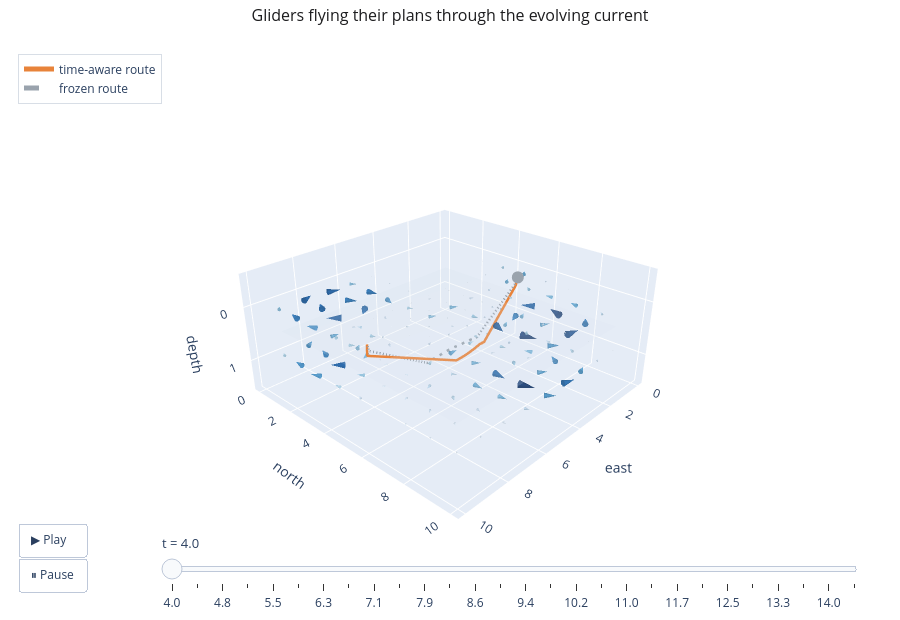

This figure's notebook cell:
### Markdown cell above
Now the same comparison in space, animated. Both gliders depart together and move on the
*same* real clock; the current cones update with time. Watch the time-aware glider (orange)
drop below the thermocline as the window opens, while the frozen glider (grey) stays shallow
and arrives later. Press **Play**.

### Code cell
def interp_at(route, times, t):
    if t <= times[0]:
        return route[0]
    if t >= times[-1]:
        return route[-1]
    k = int(np.searchsorted(times, t) - 1)
    f = (t - times[k]) / (times[k + 1] - times[k] + 1e-9)
    return route[k] + f * (route[k + 1] - route[k])


t_end = max(times_frozen[-1], times_aware[-1])
anim_t = np.linspace(T0, t_end, 28)
cone_base, _ = current_grid(medium, T0, depth=0.05, n=9)
cone_base_d, _ = current_grid(medium, T0, depth=0.92, n=9)


def cones(t, base, depth, scale):
    _, W = current_grid(medium, t, depth=depth, n=9)
    return go.Cone(x=base[:, 0], y=base[:, 1], z=base[:, 2], u=W[:, 0], v=W[:, 1], w=W[:, 2],
                   anchor="tail", sizemode="scaled", sizeref=scale, colorscale="Blues",
                   showscale=False, hoverinfo="skip", opacity=0.6)


def marker(pos, color):
    return go.Scatter3d(x=[pos[0]], y=[pos[1]], z=[pos[2]], mode="markers",
                        marker=dict(size=7, color=color), showlegend=False, hoverinfo="skip")


frames = []
for t in anim_t:
    fa = interp_at(pa, times_aware, t)
    ff = interp_at(pf, times_frozen, t)
    frames.append(go.Frame(name=f"{t:.1f}", data=[
        marker(fa, PALETTE["accent"]), marker(ff, PALETTE["muted"]),
        cones(t, cone_base, 0.05, 0.5), cones(t, cone_base_d, 0.92, 0.5)]))

# Static context: full routes, thermocline, endpoints.
static = [
    go.Scatter3d(x=pa[:, 0], y=pa[:, 1], z=pa[:, 2], mode="lines",
                 line=dict(color=PALETTE["accent"], width=5), name="time-aware route"),
    go.Scatter3d(x=pf[:, 0], y=pf[:, 1], z=pf[:, 2], mode="lines",
                 line=dict(color=PALETTE["muted"], width=5, dash="dash"), name="frozen route"),
]
gx = np.linspace(0.6, 9.4, 2)
GXm, GYm = np.meshgrid(gx, gx)
static.append(go.Surface(x=GXm, y=GYm, z=np.full_like(GXm, medium.z_thermocline),
                         colorscale=[[0, PALETTE["surface"]], [1, PALETTE["surface"]]],
                         opacity=0.18, showscale=False, hoverinfo="skip"))

fig = go.Figure(data=[frames[0].data[0], frames[0].data[1], frames[0].data[2],
                      frames[0].data[3], *static], frames=frames)
play = dict(label="▶ Play", method="animate",
            args=[None, {"frame": {"duration": 160, "redraw": True}, "fromcurrent": True}])
pause = dict(label="⏸ Pause", method="animate",
             args=[[None], {"frame": {"duration": 0, "redraw": False}, "mode": "immediate"}])
steps = [dict(method="animate", label=f.name,
              args=[[f.name], {"frame": {"duration": 0, "redraw": True}, "mode": "immediate"}])
         for f in frames]
ocean_layout(fig, "Gliders flying their plans through the evolving current", height=620)
fig.update_layout(
    updatemenus=[dict(type="buttons", showactive=False, x=0.02, y=0.05,
                      xanchor="left", yanchor="bottom", buttons=[play, pause])],
    sliders=[dict(active=0, x=0.18, len=0.78, y=0.02, yanchor="bottom",
                  currentvalue=dict(prefix="t = ", font=dict(size=13)), steps=steps)])
fig.show()

### Figure 1 — Plotly figure (JSON) as saved in the notebook; plotly's stock layout.template omitted (floating-point values rounded to 4 significant figures)
{"data": [{"hoverinfo": "skip", "marker": {"color": "#e8833a", "size": 7}, "mode": "markers", "showlegend": false, "type": "scatter3d", "x": [1.0], "y": [5.0], "z": [0.05]}, {"hoverinfo": "skip", "marker": {"color": "#9aa3ad", "size": 7}, "mode": "markers", "showlegend": false, "type": "scatter3d", "x": [1.0], "y": [5.0], "z": [0.05]}, {"anchor": "tail", "colorscale": [[0.0, "rgb(247,251,255)"], [0.125, "rgb(222,235,247)"], [0.25, "rgb(198,219,239)"], [0.375, "rgb(158,202,225)"], [0.5, "rgb(107,174,214)"], [0.625, "rgb(66,146,198)"], [0.75, "rgb(33,113,181)"], [0.875, "rgb(8,81,156)"], [1.0, "rgb(8,48,107)"]], "hoverinfo": "skip", "opacity": 0.6, "showscale": false, "sizemode": "scaled", "sizeref": 0.5, "type": "cone", "u": [-0.01114, -0.02322, -0.08441, -0.3267, -0.4905, -0.1772, -0.03219, -0.02726, -0.02954, -0.009717, -0.01549, -0.03887, -0.1512, -0.4396, -0.2707, 0.05606, -0.1114, -0.1861, -0.008724, -0.01321, -0.02719, -0.08683, -0.259, -0.05781, 0.4436, -0.3517, -0.6674, -0.009309, -0.01285, -0.02536, -0.09142, -0.2514, 0.1199, 0.7061, -0.47, -0.9251, -0.04811, -0.03113, 0.002633, -0.1463, -0.4443, -0.05406, 0.3559, -0.2445, -0.4778, -0.314, -0.1601, 0.2192, -0.1402, -0.4125, -0.09423, 0.05613, -0.04738, -0.09029, -0.8251, -0.4088, 0.6512, 0.1077, -0.1831, -0.01573, 0.01895, 0.007031, 3.977e-07, -0.7999, -0.394, 0.6369, 0.09978, -0.191, -0.03035, 0.01628, 0.01587, 0.01085, -0.281, -0.1364, 0.2144, -0.1271, -0.396, -0.1188, -0.003157, 0.01377, 0.01243], "v": [-0.009734, -0.0155, -0.05025, -0.194, -0.2926, -0.1218, -0.07918, -0.07657, -0.02956, -0.01085, -0.01272, -0.02329, -0.08294, -0.2615, -0.3273, -0.4704, -0.533, -0.2372, -0.01269, -0.01363, -0.01562, -0.02597, -0.08909, -0.3055, -0.7598, -0.9167, -0.4136, -0.009027, -0.003544, -0.004932, 0.005962, 0.08609, 0.1936, 0.2626, 0.2806, 0.1364, 0.0674, 0.1643, 0.1374, 0.108, 0.2793, 0.4209, 0.8141, 0.962, 0.4519, 0.3434, 0.7659, 0.6416, 0.344, 0.2386, 0.1827, 0.3217, 0.3629, 0.1766, 0.2894, 0.648, 0.5394, 0.2298, 0.0584, 0.03758, 0.06473, 0.06404, 0.03941, -0.3488, -0.7444, -0.6338, -0.3042, -0.1097, -0.01374, 0.01658, 0.02201, 0.01997, -0.3588, -0.7679, -0.6568, -0.3868, -0.2901, -0.08469, -0.005521, 0.01158, 0.01437], "w": [0.0, 0.0, 0.0, 0.0, 0.0, 0.0, 0.0, 0.0, 0.0, 0.0, 0.0, 0.0, 0.0, 0.0, 0.0, 0.0, 0.0, 0.0, 0.0, 0.0, 0.0, 0.0, 0.0, 0.0, 0.0, 0.0, 0.0, 0.0, 0.0, 0.0, 0.0, 0.0, 0.0, 0.0, 0.0, 0.0, 0.0, 0.0, 0.0, 0.0, 0.0, 0.0, 0.0, 0.0, 0.0, 0.0, 0.0, 0.0, 0.0, 0.0, 0.0, 0.0, 0.0, 0.0, 0.0, 0.0, 0.0, 0.0, 0.0, 0.0, 0.0, 0.0, 0.0, 0.0, 0.0, 0.0, 0.0, 0.0, 0.0, 0.0, 0.0, 0.0, 0.0, 0.0, 0.0, 0.0, 0.0, 0.0, 0.0, 0.0, 0.0], "x": [0.6, 0.6, 0.6, 0.6, 0.6, 0.6, 0.6, 0.6, 0.6, 1.7, 1.7, 1.7, 1.7, 1.7, 1.7, 1.7, 1.7, 1.7, 2.8, 2.8, 2.8, 2.8, 2.8, 2.8, 2.8, 2.8, 2.8, 3.9, 3.9, 3.9, 3.9, 3.9, 3.9, 3.9, 3.9, 3.9, 5.0, 5.0, 5.0, 5.0, 5.0, 5.0, 5.0, 5.0, 5.0, 6.1, 6.1, 6.1, 6.1, 6.1, 6.1, 6.1, 6.1, 6.1, 7.2, 7.2, 7.2, 7.2, 7.2, 7.2, 7.2, 7.2, 7.2, 8.3, 8.3, 8.3, 8.3, 8.3, 8.3, 8.3, 8.3, 8.3, 9.4, 9.4, 9.4, 9.4, 9.4, 9.4, 9.4, 9.4, 9.4], "y": [0.6, 1.7, 2.8, 3.9, 5.0, 6.1, 7.2, 8.3, 9.4, 0.6, 1.7, 2.8, 3.9, 5.0, 6.1, 7.2, 8.3, 9.4, 0.6, 1.7, 2.8, 3.9, 5.0, 6.1, 7.2, 8.3, 9.4, 0.6, 1.7, 2.8, 3.9, 5.0, 6.1, 7.2, 8.3, 9.4, 0.6, 1.7, 2.8, 3.9, 5.0, 6.1, 7.2, 8.3, 9.4, 0.6, 1.7, 2.8, 3.9, 5.0, 6.1, 7.2, 8.3, 9.4, 0.6, 1.7, 2.8, 3.9, 5.0, 6.1, 7.2, 8.3, 9.4, 0.6, 1.7, 2.8, 3.9, 5.0, 6.1, 7.2, 8.3, 9.4, 0.6, 1.7, 2.8, 3.9, 5.0, 6.1, 7.2, 8.3, 9.4], "z": [0.05, 0.05, 0.05, 0.05, 0.05, 0.05, 0.05, 0.05, 0.05, 0.05, 0.05, 0.05, 0.05, 0.05, 0.05, 0.05, 0.05, 0.05, 0.05, 0.05, 0.05, 0.05, 0.05, 0.05, 0.05, 0.05, 0.05, 0.05, 0.05, 0.05, 0.05, 0.05, 0.05, 0.05, 0.05, 0.05, 0.05, 0.05, 0.05, 0.05, 0.05, 0.05, 0.05, 0.05, 0.05, 0.05, 0.05, 0.05, 0.05, 0.05, 0.05, 0.05, 0.05, 0.05, 0.05, 0.05, 0.05, 0.05, 0.05, 0.05, 0.05, 0.05, 0.05, 0.05, 0.05, 0.05, 0.05, 0.05, 0.05, 0.05, 0.05, 0.05, 0.05, 0.05, 0.05, 0.05, 0.05, 0.05, 0.05, 0.05, 0.05]}, {"anchor": "tail", "colorscale": [[0.0, "rgb(247,251,255)"], [0.125, "rgb(222,235,247)"], [0.25, "rgb(198,219,239)"], [0.375, "rgb(158,202,225)"], [0.5, "rgb(107,174,214)"], [0.625, "rgb(66,146,198)"], [0.75, "rgb(33,113,181)"], [0.875, "rgb(8,81,156)"], [1.0, "rgb(8,48,107)"]], "hoverinfo": "skip", "opacity": 0.6, "showscale": false, "sizemode": "scaled", "sizeref": 0.5, "type": "cone", "u": [-0.0002884, -0.0003756, -0.0006065, -0.001345, -0.001846, -0.0009716, -0.0005386, -0.0004764, -0.0004247, -0.0002814, -0.0003653, -0.0005137, -0.0009179, -0.001799, -0.001339, -0.0003746, -0.0007662, -0.0008895, -0.0002589, -0.0003522, -0.0005044, -0.000814, -0.001429, -0.0008968, 0.0006056, -0.001494, -0.002253, -0.0002154, -0.0003079, -0.0004797, -0.0008846, -0.001604, -0.0006462, 0.001216, -0.00184, -0.002945, -0.0002489, -0.0002603, -0.0002807, -0.000951, -0.0023, -0.001463, 0.0002235, -0.001088, -0.001572, -0.0008988, -0.0004722, 0.0005813, -0.0004742, -0.001382, -0.0006161, 2.512e-05, -0.0001875, -0.0002824, -0.002237, -0.001014, 0.002072, 0.0007664, 0.0004845, 0.001285, 0.0007577, 0.0003529, 0.0001818, -0.002083, -0.0008584, 0.002186, 0.0009084, 0.0004114, 0.000981, 0.0008464, 0.0005479, 0.0003478, -0.0005667, -7.639e-05, 0.001033, 0.0002295, -0.0003745, 0.0004508, 0.0006688, 0.0005498, 0.0004031], "v": [-0.0002666, -0.0002718, -0.0003409, -0.0006934, -0.0008947, -0.0003221, -0.0001158, -4.208e-05, 0.0001318, -0.0003243, -0.0003298, -0.000337, -0.0004448, -0.0008417, -0.0008908, -0.001168, -0.001259, -0.0003835, -0.0003933, -0.0004183, -0.0004231, -0.0003955, -0.0004233, -0.0008075, -0.001889, -0.002227, -0.0007824, -0.0004498, -0.0004919, -0.0005459, -0.0005051, -8.143e-05, 0.0006524, 0.001189, 0.001332, 0.0008965, -0.0002899, -0.0001146, -0.0003215, -0.000542, 7.086e-05, 0.001455, 0.003148, 0.003502, 0.001919, 0.0004629, 0.001534, 0.0009961, -0.0001429, -0.0006684, 0.001158, 0.002213, 0.001982, 0.001214, 0.0003263, 0.001231, 0.0007736, -0.0002887, -0.0007165, 0.0004557, 0.001173, 0.00103, 0.0007826, -0.001424, -0.002607, -0.002363, -0.00145, -0.0006995, 9.213e-05, 0.0005721, 0.0006606, 0.0006028, -0.001386, -0.00257, -0.002265, -0.001453, -0.001017, -0.0001759, 0.0002744, 0.0004291, 0.0004541], "w": [0.0, 0.0, 0.0, 0.0, 0.0, 0.0, 0.0, 0.0, 0.0, 0.0, 0.0, 0.0, 0.0, 0.0, 0.0, 0.0, 0.0, 0.0, 0.0, 0.0, 0.0, 0.0, 0.0, 0.0, 0.0, 0.0, 0.0, 0.0, 0.0, 0.0, 0.0, 0.0, 0.0, 0.0, 0.0, 0.0, 0.0, 0.0, 0.0, 0.0, 0.0, 0.0, 0.0, 0.0, 0.0, 0.0, 0.0, 0.0, 0.0, 0.0, 0.0, 0.0, 0.0, 0.0, 0.0, 0.0, 0.0, 0.0, 0.0, 0.0, 0.0, 0.0, 0.0, 0.0, 0.0, 0.0, 0.0, 0.0, 0.0, 0.0, 0.0, 0.0, 0.0, 0.0, 0.0, 0.0, 0.0, 0.0, 0.0, 0.0, 0.0], "x": [0.6, 0.6, 0.6, 0.6, 0.6, 0.6, 0.6, 0.6, 0.6, 1.7, 1.7, 1.7, 1.7, 1.7, 1.7, 1.7, 1.7, 1.7, 2.8, 2.8, 2.8, 2.8, 2.8, 2.8, 2.8, 2.8, 2.8, 3.9, 3.9, 3.9, 3.9, 3.9, 3.9, 3.9, 3.9, 3.9, 5.0, 5.0, 5.0, 5.0, 5.0, 5.0, 5.0, 5.0, 5.0, 6.1, 6.1, 6.1, 6.1, 6.1, 6.1, 6.1, 6.1, 6.1, 7.2, 7.2, 7.2, 7.2, 7.2, 7.2, 7.2, 7.2, 7.2, 8.3, 8.3, 8.3, 8.3, 8.3, 8.3, 8.3, 8.3, 8.3, 9.4, 9.4, 9.4, 9.4, 9.4, 9.4, 9.4, 9.4, 9.4], "y": [0.6, 1.7, 2.8, 3.9, 5.0, 6.1, 7.2, 8.3, 9.4, 0.6, 1.7, 2.8, 3.9, 5.0, 6.1, 7.2, 8.3, 9.4, 0.6, 1.7, 2.8, 3.9, 5.0, 6.1, 7.2, 8.3, 9.4, 0.6, 1.7, 2.8, 3.9, 5.0, 6.1, 7.2, 8.3, 9.4, 0.6, 1.7, 2.8, 3.9, 5.0, 6.1, 7.2, 8.3, 9.4, 0.6, 1.7, 2.8, 3.9, 5.0, 6.1, 7.2, 8.3, 9.4, 0.6, 1.7, 2.8, 3.9, 5.0, 6.1, 7.2, 8.3, 9.4, 0.6, 1.7, 2.8, 3.9, 5.0, 6.1, 7.2, 8.3, 9.4, 0.6, 1.7, 2.8, 3.9, 5.0, 6.1, 7.2, 8.3, 9.4], "z": [0.92, 0.92, 0.92, 0.92, 0.92, 0.92, 0.92, 0.92, 0.92, 0.92, 0.92, 0.92, 0.92, 0.92, 0.92, 0.92, 0.92, 0.92, 0.92, 0.92, 0.92, 0.92, 0.92, 0.92, 0.92, 0.92, 0.92, 0.92, 0.92, 0.92, 0.92, 0.92, 0.92, 0.92, 0.92, 0.92, 0.92, 0.92, 0.92, 0.92, 0.92, 0.92, 0.92, 0.92, 0.92, 0.92, 0.92, 0.92, 0.92, 0.92, 0.92, 0.92, 0.92, 0.92, 0.92, 0.92, 0.92, 0.92, 0.92, 0.92, 0.92, 0.92, 0.92, 0.92, 0.92, 0.92, 0.92, 0.92, 0.92, 0.92, 0.92, 0.92, 0.92, 0.92, 0.92, 0.92, 0.92, 0.92, 0.92, 0.92, 0.92]}, {"line": {"color": "#e8833a", "width": 5}, "mode": "lines", "name": "time-aware route", "type": "scatter3d", "x": [1.0, 1.017, 1.022, 1.029, 3.168, 3.289, 3.316, 3.392, 3.448, 3.817, 3.921, 4.029, 4.143, 4.262, 4.386, 4.517, 4.658, 4.815, 4.998, 8.928, 8.933, 8.942, 8.95, 8.956, 8.961, 8.973, 8.976, 8.997, 9.0], "y": [5.0, 4.963, 4.954, 4.941, 5.122, 5.142, 5.147, 5.158, 5.167, 5.22, 5.235, 5.251, 5.267, 5.283, 5.298, 5.311, 5.322, 5.329, 5.331, 4.89, 4.897, 4.91, 4.921, 4.932, 4.937, 4.958, 4.963, 4.995, 5.0], "z": [0.05, 0.1533, 0.1806, 0.2172, 1.004, 0.9836, 0.9941, 0.9845, 0.9791, 0.9928, 0.9937, 0.9952, 0.9972, 0.9982, 0.9993, 0.9994, 1.0, 1.0, 1.003, 0.2769, 0.2625, 0.2353, 0.2127, 0.191, 0.1784, 0.1379, 0.1282, 0.0603, 0.05]}, {"line": {"color": "#9aa3ad", "dash": "dash", "width": 5}, "mode": "lines", "name": "frozen route", "type": "scatter3d", "x": [1.0, 1.015, 1.029, 3.032, 3.102, 3.134, 3.153, 3.185, 3.277, 3.716, 3.969, 4.085, 4.3, 4.486, 4.761, 5.051, 5.336, 5.549, 5.658, 5.679, 5.699, 5.76, 5.889, 8.946, 8.961, 8.966, 8.978, 8.993, 9.0], "y": [5.0, 4.958, 4.922, 4.63, 4.623, 4.632, 4.625, 4.625, 4.618, 4.6, 4.593, 4.59, 4.588, 4.588, 4.593, 4.604, 4.622, 4.636, 4.647, 4.65, 4.651, 4.656, 4.669, 5.028, 5.021, 5.019, 5.012, 5.004, 5.0], "z": [0.05, 0.1198, 0.1794, 1.004, 0.9967, 0.9949, 0.9911, 0.9908, 0.9938, 0.995, 0.9953, 0.9946, 0.9892, 0.9888, 0.9878, 0.993, 0.9986, 0.9957, 0.9958, 0.9957, 0.994, 0.9948, 1.003, 0.1681, 0.1346, 0.1234, 0.0975, 0.0651, 0.05]}, {"colorscale": [[0, "#cdd8e3"], [1, "#cdd8e3"]], "hoverinfo": "skip", "opacity": 0.18, "showscale": false, "type": "surface", "x": [[0.6, 9.4], [0.6, 9.4]], "y": [[0.6, 0.6], [9.4, 9.4]], "z": [[0.45, 0.45], [0.45, 0.45]]}], "layout": {"height": 620, "legend": {"bgcolor": "rgba(255,255,255,0.6)", "bordercolor": "#d8dee6", "borderwidth": 1, "x": 0.02, "y": 0.98}, "margin": {"b": 0, "l": 0, "r": 0, "t": 42}, "paper_bgcolor": "white", "scene": {"aspectmode": "manual", "aspectratio": {"x": 1, "y": 1, "z": 0.45}, "camera": {"eye": {"x": 1.6, "y": 1.5, "z": 1.1}}, "xaxis": {"showspikes": false, "title": {"text": "east"}}, "yaxis": {"showspikes": false, "title": {"text": "north"}}, "zaxis": {"autorange": "reversed", "showspikes": false, "title": {"text": "depth"}}}, "sliders": [{"active": 0, "currentvalue": {"font": {"size": 13}, "prefix": "t = "}, "len": 0.78, "steps": [{"args": [["4.0"], {"frame": {"duration": 0, "redraw": true}, "mode": "immediate"}], "label": "4.0", "method": "animate"}, {"args": [["4.4"], {"frame": {"duration": 0, "redraw": true}, "mode": "immediate"}], "label": "4.4", "method": "animate"}, {"args": [["4.8"], {"frame": {"duration": 0, "redraw": true}, "mode": "immediate"}], "label": "4.8", "method": "animate"}, {"args": [["5.2"], {"frame": {"duration": 0, "redraw": true}, "mode": "immediate"}], "label": "5.2", "method": "animate"}, {"args": [["5.5"], {"frame": {"duration": 0, "redraw": true}, "mode": "immediate"}], "label": "5.5", "method": "animate"}, {"args": [["5.9"], {"frame": {"duration": 0, "redraw": true}, "mode": "immediate"}], "label": "5.9", "method": "animate"}, {"args": [["6.3"], {"frame": {"duration": 0, "redraw": true}, "mode": "immediate"}], "label": "6.3", "method": "animate"}, {"args": [["6.7"], {"frame": {"duration": 0, "redraw": true}, "mode": "immediate"}], "label": "6.7", "method": "animate"}, {"args": [["7.1"], {"frame": {"duration": 0, "redraw": true}, "mode": "immediate"}], "label": "7.1", "method": "animate"}, {"args": [["7.5"], {"frame": {"duration": 0, "redraw": true}, "mode": "immediate"}], "label": "7.5", "method": "animate"}, {"args": [["7.9"], {"frame": {"duration": 0, "redraw": true}, "mode": "immediate"}], "label": "7.9", "method": "animate"}, {"args": [["8.3"], {"frame": {"duration": 0, "redraw": true}, "mode": "immediate"}], "label": "8.3", "method": "animate"}, {"args": [["8.6"], {"frame": {"duration": 0, "redraw": true}, "mode": "immediate"}], "label": "8.6", "method": "animate"}, {"args": [["9.0"], {"frame": {"duration": 0, "redraw": true}, "mode": "immediate"}], "label": "9.0", "method": "animate"}, {"args": [["9.4"], {"frame": {"duration": 0, "redraw": true}, "mode": "immediate"}], "label": "9.4", "method": "animate"}, {"args": [["9.8"], {"frame": {"duration": 0, "redraw": true}, "mode": "immediate"}], "label": "9.8", "method": "animate"}, {"args": [["10.2"], {"frame": {"duration": 0, "redraw": true}, "mode": "immediate"}], "label": "10.2", "method": "animate"}, {"args": [["10.6"], {"frame": {"duration": 0, "redraw": true}, "mode": "immediate"}], "label": "10.6", "method": "animate"}, {"args": [["11.0"], {"frame": {"duration": 0, "redraw": true}, "mode": "immediate"}], "label": "11.0", "method": "animate"}, {"args": [["11.3"], {"frame": {"duration": 0, "redraw": true}, "mode": "immediate"}], "label": "11.3", "method": "animate"}, {"args": [["11.7"], {"frame": {"duration": 0, "redraw": true}, "mode": "immediate"}], "label": "11.7", "method": "animate"}, {"args": [["12.1"], {"frame": {"duration": 0, "redraw": true}, "mode": "immediate"}], "label": "12.1", "method": "animate"}, {"args": [["12.5"], {"frame": {"duration": 0, "redraw": true}, "mode": "immediate"}], "label": "12.5", "method": "animate"}, {"args": [["12.9"], {"frame": {"duration": 0, "redraw": true}, "mode": "immediate"}], "label": "12.9", "method": "animate"}, {"args": [["13.3"], {"frame": {"duration": 0, "redraw": true}, "mode": "immediate"}], "label": "13.3", "method": "animate"}, {"args": [["13.7"], {"frame": {"duration": 0, "redraw": true}, "mode": "immediate"}], "label": "13.7", "method": "animate"}, {"args": [["14.0"], {"frame": {"duration": 0, "redraw": true}, "mode": "immediate"}], "label": "14.0", "method": "animate"}, {"args": [["14.4"], {"frame": {"duration": 0, "redraw": true}, "mode": "immediate"}], "label": "14.4", "method": "animate"}], "x": 0.18, "y": 0.02, "yanchor": "bottom"}], "title": {"font": {"color": "#1d1d1f", "size": 16}, "text": "Gliders flying their plans through the evolving current", "x": 0.5, "xanchor": "center"}, "updatemenus": [{"buttons": [{"args": [null, {"frame": {"duration": 160, "redraw": true}, "fromcurrent": true}], "label": "▶ Play", "method": "animate"}, {"args": [[null], {"frame": {"duration": 0, "redraw": false}, "mode": "immediate"}], "label": "⏸ Pause", "method": "animate"}], "showactive": false, "type": "buttons", "x": 0.02, "xanchor": "left", "y": 0.05, "yanchor": "bottom"}]}}
